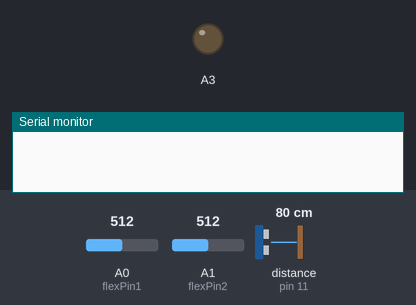
This sketch was run on a simulated Arduino Uno, built with avr-gcc and run on an emulated ATmega328P. Shown: output pins drawn as LEDs (lit = HIGH), the last lines printed to the serial monitor. Wiring (inferred from the names in the program): ultrasonic range finder: trigger pin 12; echo pin 11. Inputs (shaded band) come from the test bench; at power-on: A0 (flexPin1) = 512, A1 (flexPin2) = 512, distance to the obstacle (sensor on pin 11) 80 cm. The echo pulse lasts 58.3 µs per cm; pins used as bus, display or sensor lines are not drawn.

Above: at 0.6 s.
At 44.7 s:
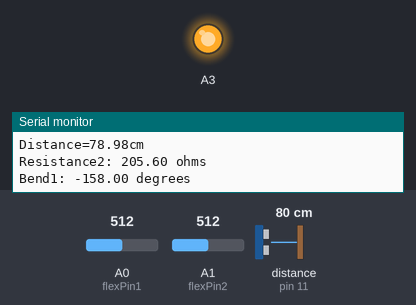
Timing chart, 0 to 55.8 s (numbered marks = the images above):
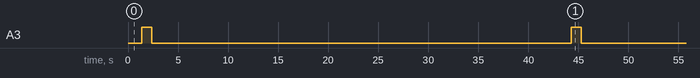

Measured:
- by itself, A3: alternates HIGH for 1.0 s and LOW for 41.9 s

The sketch:

sketch_cgq.ino
```cpp
#include <Servo.h>
#include <SoftwareSerial.h>
const int rxPin = 6;  // RX引脚
const int txPin = 5;  // TX引脚

SoftwareSerial mySerial(rxPin, txPin); // 创建软串口对象

int dataIndex = 0;
int pos = 0;
// Change these constants according to your project's design
const int flexPin1 = A0;
const int flexPin2 = A1;
const float VCC = 5;                        // voltage at Ardunio 5V line
const float R_DIV = 206.0;        // resistor used to create a voltage divider
const float flatResistance = 9000.0;        // resistance when flat
const float bendResistance = 14000.0;        // resistance at 90 deg
#define PIN_TRIG 12
#define PIN_ECHO 11
float cm;
float temp;
void setup() {
  mySerial.begin(9600);  // 初始化软串口，选择适当的波特率
  Serial.begin(9600);
  pinMode(A3, OUTPUT);
  pinMode(PIN_TRIG, OUTPUT);
  pinMode(PIN_ECHO, INPUT);
  pinMode(flexPin1, INPUT);
  pinMode(flexPin2, INPUT);
  Serial.begin(9600);

}

void loop() {
  delay(1000);
  digitalWrite(PIN_TRIG, LOW);
  delayMicroseconds(2);
  digitalWrite(PIN_TRIG, HIGH);
  delayMicroseconds(10);
  digitalWrite(PIN_TRIG, LOW);
  temp = float(pulseIn(PIN_ECHO, HIGH));
  cm = (temp * 17 )/1000;
  Serial.print("Distance=");
  Serial.print(cm);
  Serial.println("cm");
  delay(300);
 int ADCflex1 = analogRead(flexPin1);
 float Vflex1 = ADCflex1 * VCC / 1023.0;
 float Rflex1 = R_DIV * (VCC / Vflex1 - 1.0);
 int ADCflex2 = analogRead(flexPin2);
 float Vflex2 = ADCflex2 * VCC / 1023.0;
  float  Rflex2 = R_DIV * (VCC / Vflex2 - 1.0);
 Serial.println("Resistance2: " + String(Rflex2) + " ohms");
  float angle1 = map(Rflex1, flatResistance, bendResistance, 0, 90.0);
  float angle2 = map(Rflex2, flatResistance, bendResistance, 0, 90.0);
  Serial.println("Bend1: " + String(angle1) + " degrees");
  //if(cm>30){
mySerial.print("A");
mySerial.print(cm);
mySerial.print("#");
  //}else if(Rflex2<6000){
mySerial.print("B");
mySerial.print(Rflex2);
mySerial.print("#");
 // }else if(angle1>-30){
mySerial.print("C");
mySerial.print(angle1);
mySerial.print("#");
mySerial.print("A");
mySerial.print(cm);
mySerial.print("#");
  //}else if(Rflex2<6000){
mySerial.print("B");
mySerial.print(Rflex2);
mySerial.print("#");
 // }else if(angle1>-30){
mySerial.print("C");
mySerial.print(angle1);
mySerial.print("#");
mySerial.print("A");
mySerial.print(cm);
mySerial.print("#");
  //}else if(Rflex2<6000){
mySerial.print("B");
mySerial.print(Rflex2);
mySerial.print("#");
 // }else if(angle1>-30){
mySerial.print("C");
mySerial.print(angle1);
mySerial.print("#");
  //}
  if(cm>20 || Rflex2<10000 || angle1 <-40){
    digitalWrite(A3, HIGH);
  delay(1000);
  digitalWrite(A3, LOW);
  delay(40000);
  }
  delay(500);
}
```
